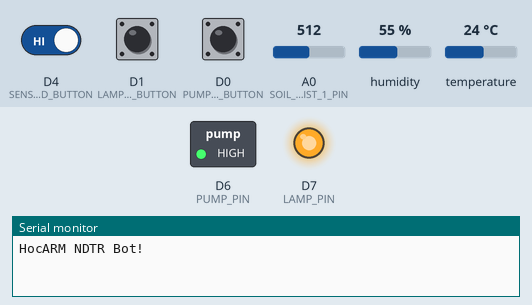
The sketch below on a simulated ESP8266 (NodeMCU). On the bench: switched loads named in the sketch (green lamp = pin HIGH), output pins drawn as LEDs (lit = HIGH), the last lines printed to the serial monitor. Dashed ring = blinking. The test bench sets the inputs (shaded band); at power-on: D1 (LAMP_ON_BUTTON) HIGH, D0 (PUMP_ON_BUTTON) HIGH, D4 (SENSORS_READ_BUTTON) HIGH, A0 (SOIL_MOIST_1_PIN) = 512, humidity 55 %, temperature 24 °C.

Above: at 1.7 s.
1.8 s: D1 (LAMP_ON_BUTTON) pulled LOW for 1 s
At 3.8 s:
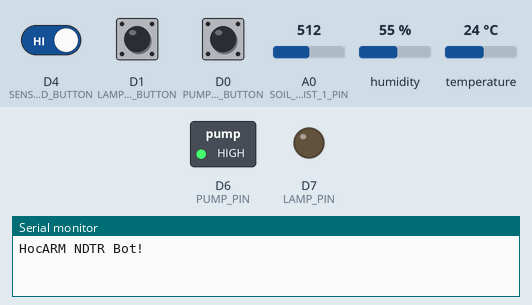
4.3 s: D0 (PUMP_ON_BUTTON) pulled LOW for 3.2 s
At 7.7 s:
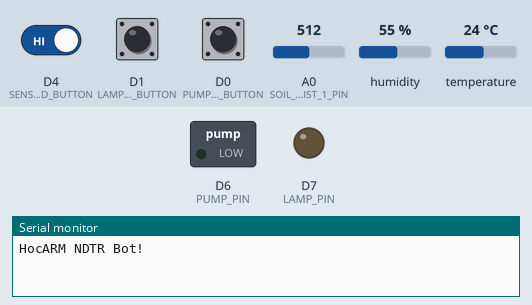
9.0 s: D1 (LAMP_ON_BUTTON) pulled LOW for 0.15 s
At 10.2 s:
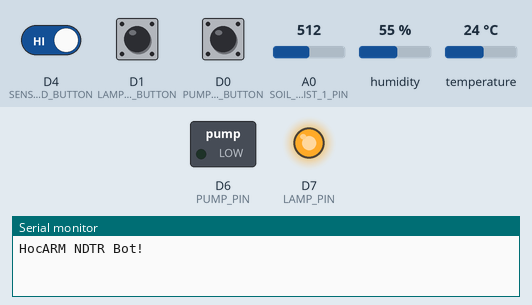
10.6 s: D4 (SENSORS_READ_BUTTON) driven LOW
13.4 s: D1 (LAMP_ON_BUTTON) pulled LOW for 3.2 s
At 14.6 s:
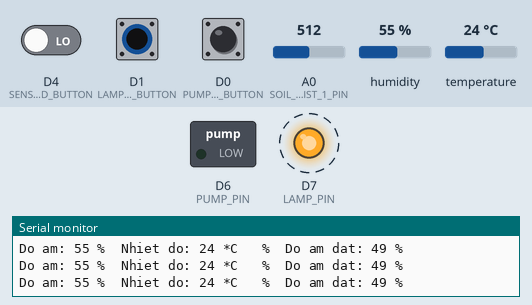
18.1 s: D0 (PUMP_ON_BUTTON) pulled LOW for 0.15 s
At 19.3 s:
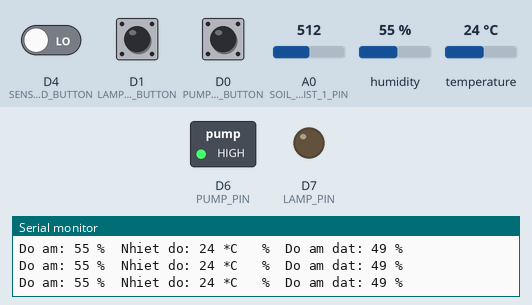
Timing chart, 0 to 20.7 s (numbered marks = the images above; inputs shaded):
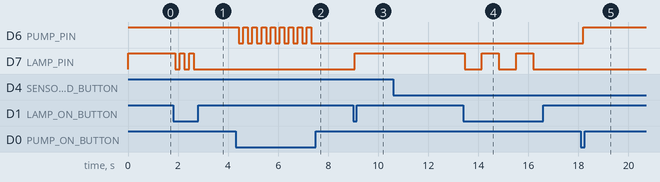

The sketch:

ReadDHT22_Soil_relay_bt.ino
```cpp
/* Chương trình đọc nhiệt độ, độ ẩm từ cảm biến DHT
  Thêm chức năng đọc cảm biến ánh sáng
  Thêm chức năng đọc cảm biến độ ẩm đất
  Thêm hiển thị LCD
  Thêm chức năng điều khiển tưới tiêu/ cấp nhiệt bằng tay bơm và đèn
  HocARM NDTR BOT for ESP8266 by hocARM.org
  -------------------------------------------------
  // Chương trình đọc nhiệt độ, độ ẩm từ cảm biến DHT
  // Thêm chức năng đọc cảm biến ánh sáng
  // Thêm chức năng đọc cảm biến độ ẩm đất
  // Kết nối
  // DHT       | ESP8266
  //---------------------------
  // VCC(1)    |  3.3V
  // DATA(2)   |  D3
  // NC(3)     |  x
  // GND(4)    |  GND
  // Nối trở 10k giữa chân 1 và chân 2
  //----------------
  //Cảm biến độ ẩm | ESP8266
  //--------------------------
  // VCC(1)    	 |  3.3V
  // GND(2)   	 |  GND
  // D0(3)  	 |  x
  // A0(4)    	 |  A0
*/
#include "DHT.h"

#define DHTPIN D3     // Chân DATA nối với D3
//#define LDR_PIN A0    // Chân PE3 nối với chân OUT cảm biến as
#define SOIL_MOIST_1_PIN A0 // Chân PE4 nối với cảm biến độ ẩm
// Relay, nút nhấn
#define PUMP_ON_BUTTON D0   //Nút có sẵn trên kit
#define LAMP_ON_BUTTON D1   //Nút có sẵn trên kit
#define SENSORS_READ_BUTTON D4

#define PUMP_PIN D6   //Bom
#define LAMP_PIN D7   //Den
// Uncomment loại cảm biến bạn sử dụng, nếu DHT11 thì uncomment DHT11 và comment DHT22
//#define DHTTYPE DHT11   // DHT 11
#define DHTTYPE DHT22   // DHT 22  (AM2302), AM2321
//#define DHTTYPE DHT21   // DHT 21 (AM2301)

// Biến lưu các giá trị cảm biến
int humDHT;
int tempDHT;
int lumen;
int soilMoist;
// Biến lưu trạng thái bơm
boolean pumpStatus = 0;
boolean lampStatus = 0;

int timePumpOn = 10; // Thời gian bật bơm nước
// Biến cho timer
long sampleTimingSeconds = 50; // ==> Thời gian đọc cảm biến (s)
long startTiming = 0;
long elapsedTime = 0;
// Khởi tạo cảm biến
DHT dht(DHTPIN, DHTTYPE);

void setup() {
  pinMode(PUMP_PIN, OUTPUT);
  pinMode(LAMP_PIN, OUTPUT);
  pinMode(PUMP_ON_BUTTON, INPUT_PULLUP);
  pinMode(LAMP_ON_BUTTON, INPUT_PULLUP);
  pinMode(SENSORS_READ_BUTTON, INPUT_PULLUP);
  aplyCmd();
  // Khởi tạo cổng serial baud 115200
  Serial.begin(115200);
  Serial.println("HocARM NDTR Bot!");
  // Bắt đầu đọc dữ liệu
  dht.begin();
  readSensors(); // Khởi tạo đọc cảm biến
  startTiming = millis(); // Bắt đầu đếm thời gian
}

void loop() {
  // Khởi tạo timer
  elapsedTime = millis() - startTiming;
  readLocalCmd();
  if (elapsedTime > (sampleTimingSeconds * 1000))
  {
    readSensors();
    printData();
    startTiming = millis();
  }
}
int getSoilMoist()
{
  int i = 0;
  int anaValue = 0;
  for (i = 0; i < 10; i++)  //
  {
    anaValue += analogRead(SOIL_MOIST_1_PIN); //Đọc giá trị cảm biến độ ẩm đất
    delay(50);   // Đợi đọc giá trị ADC
  }
  anaValue = anaValue / (i);
  anaValue = map(anaValue, 1023, 0, 0, 100); //Ít nước:0%  ==> Nhiều nước 100%
  return anaValue;
}
void readSensors(void)
{
  tempDHT = dht.readTemperature();   //Đọc nhiệt độ DHT22
  humDHT = dht.readHumidity();       //Đọc độ ẩm DHT22
  soilMoist = getSoilMoist();        //Đọc cảm biến độ ẩm đất
}

void printData(void)
{
  // IN thông tin ra màn hình
  Serial.print("Do am: ");
  Serial.print(humDHT);
  Serial.print(" %\t");
  Serial.print("Nhiet do: ");
  Serial.print(tempDHT);
  Serial.print(" *C\t");
  //  Serial.print("Anh sang: ");
  //  Serial.print(lumen);
  Serial.print(" %\t");
  Serial.print("Do am dat: ");
  Serial.print(soilMoist);
  Serial.println(" %");
}

/****************************************************************
  Hàm đọc trạng thái bơm và kiểm tra nút nhấn
  (Nút nhấn mặc định là mức "CAO"):
****************************************************************/
void readLocalCmd()
{
  boolean digiValue = debounce(PUMP_ON_BUTTON);
  if (!digiValue)
  {
    pumpStatus = !pumpStatus;
    aplyCmd();
  }

  digiValue = debounce(LAMP_ON_BUTTON);
  if (!digiValue)
  {
    lampStatus = !lampStatus;
    aplyCmd();
  }

  digiValue = debounce(SENSORS_READ_BUTTON);
  if (!digiValue)
  {
    readSensors();
    printData();
  }
}
/***************************************************
  Thực hiện điều khiển các bơm
****************************************************/
void aplyCmd()
{
  if (pumpStatus == 1) digitalWrite(PUMP_PIN, LOW);
  if (pumpStatus == 0) digitalWrite(PUMP_PIN, HIGH);

  if (lampStatus == 1) digitalWrite(LAMP_PIN, LOW);
  if (lampStatus == 0) digitalWrite(LAMP_PIN, HIGH);
}
/***************************************************
  Hàm kiểm tra trạng thái phím bấm
****************************************************/
boolean debounce(int pin)
{
  boolean state;
  boolean previousState;
  const int debounceDelay = 60;

  previousState = digitalRead(pin);
  for (int counter = 0; counter < debounceDelay; counter++)
  {
    delay(1);
    state = digitalRead(pin);
    if (state != previousState)
    {
      counter = 0;
      previousState = state;
    }
  }
  return state;
}
```

Measured:
- after the input at 1.8 s, D7 (LAMP_PIN): alternates HIGH for 0.18 s and LOW for 0.18 s, 5 changes in all, then stays LOW, starting after 0.10 s
- after the input at 4.3 s, D6 (PUMP_PIN): alternates HIGH for 0.18 s and LOW for 0.18 s, 17 changes in all, then stays LOW, starting after 0.13 s
- after the input at 9.0 s, D7 (LAMP_PIN): LOW → HIGH after 0.07 s
- after the input at 13.4 s, D7 (LAMP_PIN): alternates HIGH for 0.68 s and LOW for 0.69 s, 5 changes in all, then stays LOW, starting after 0.06 s
- after the input at 18.1 s, D6 (PUMP_PIN): LOW → HIGH after 0.09 s
